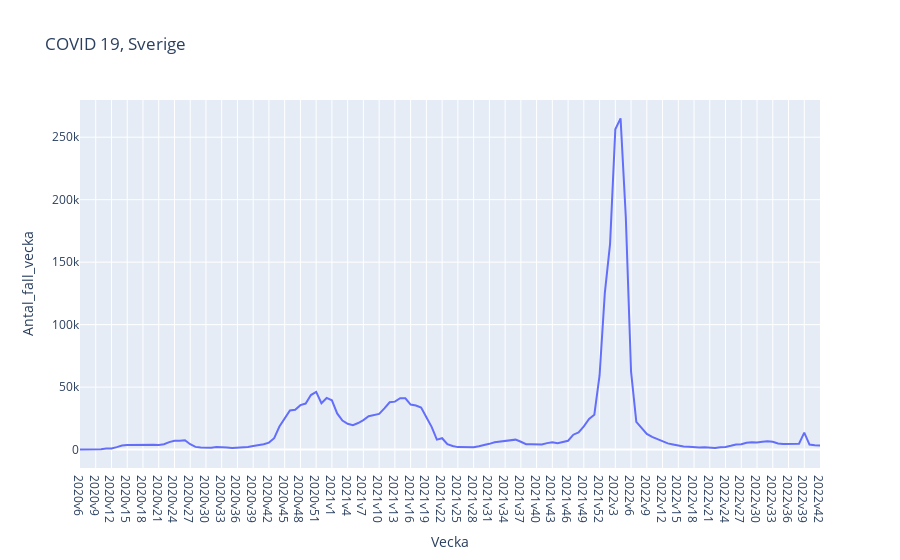

Write notebook code for a chart like this one.
### Code cell
fig_new_cases = px.line(covid_data_weekly, x = "Vecka", y = "Antal_fall_vecka", 
        hover_data= ["Kum_antal_fall", "Antal_avlidna_vecka", "Kum_antal_avlidna"], 
        title = "COVID 19, Sverige")
fig_new_cases.show()
fig_new_cases.write_html("./Visualizations/Plotly/new_cases")

### Figure 1 — Plotly figure (JSON) as saved in the notebook; plotly's stock layout.template omitted (floating-point values rounded to 4 significant figures; data arrays with more than 128 entries replaced by an {"elided": "..."} marker saying what was removed)
{"data": [{"customdata": {"elided": "142x3 int values"}, "hovertemplate": "Vecka=%{x}<br>Antal_fall_vecka=%{y}<br>Kum_antal_fall=%{customdata[0]}<br>Antal_avlidna_vecka=%{customdata[1]}<br>Kum_antal_avlidna=%{customdata[2]}<extra></extra>", "legendgroup": "", "line": {"color": "#636efa", "dash": "solid"}, "marker": {"symbol": "circle"}, "mode": "lines", "name": "", "orientation": "v", "showlegend": false, "type": "scatter", "x": {"elided": "142 str values"}, "xaxis": "x", "y": {"elided": "142 int values"}, "yaxis": "y"}], "layout": {"legend": {"tracegroupgap": 0}, "title": {"text": "COVID 19, Sverige"}, "xaxis": {"anchor": "y", "domain": [0, 1], "title": {"text": "Vecka"}}, "yaxis": {"anchor": "x", "domain": [0, 1], "title": {"text": "Antal_fall_vecka"}}}}
